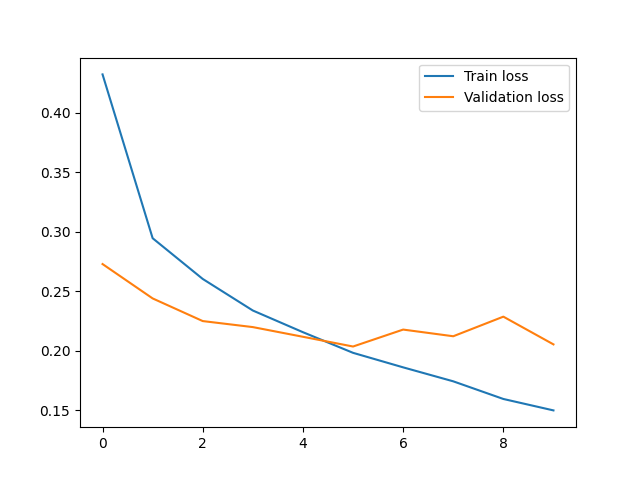

Generate this figure with Python:
import sys
import torch
from torch.utils.data import DataLoader
from torch import nn
import torch.nn.functional as F
import matplotlib.pyplot as plt

import torchvision.datasets as datasets
from torchvision.transforms import ToTensor

device = torch.device("cpu")
if torch.cuda.is_available():
    device = torch.device("cuda")
elif torch.mps.is_available():
    device = torch.device("mps")
print("Running on device:", device)

mnist_train = datasets.FashionMNIST(root='./data', download=True, train=True, transform=ToTensor())
mnist_test = datasets.FashionMNIST(root='./data', download=True, train=False, transform=ToTensor())

train_dataloader = DataLoader(mnist_train, batch_size=32, shuffle=True)
test_dataloader = DataLoader(mnist_test, batch_size=32, shuffle=True)

model = nn.Sequential(
    nn.Sequential(
        nn.Conv2d(1, 32, kernel_size=(3, 3), padding=1, padding_mode="reflect"),
        nn.MaxPool2d(kernel_size=2),
        nn.BatchNorm2d(32),
        nn.ReLU(),
        nn.Dropout(0.1)
    ),
    nn.Sequential(
        nn.Conv2d(32, 64, kernel_size=(3, 3), padding=1, padding_mode="reflect"),
        nn.MaxPool2d(kernel_size=2),
        nn.BatchNorm2d(64),
        nn.ReLU(),
        nn.Dropout(0.1)
    ),
    nn.Flatten(),
    nn.Sequential(
        nn.Linear(64 * 7 * 7, 1000),
        nn.BatchNorm1d(1000),
        nn.ReLU(),
        nn.Dropout(0.3),
        nn.Linear(1000, 100),
        nn.BatchNorm1d(100),
        nn.ReLU(),
        nn.Dropout(0.5),
        nn.Linear(100, 10)
    )
).to(device)
print(model)

loss_fn = torch.nn.CrossEntropyLoss()
optimizer = torch.optim.Adam(model.parameters(), lr=0.001)

train_losses = []
val_losses = []
for i in range(0, 10):
    model.train()
    
    loss_sum = 0
    for X, y in train_dataloader:
        y = F.one_hot(y, num_classes=10).type(torch.float32).to(device)
        X = X.to(device)

        optimizer.zero_grad()
        outputs = model(X)
        loss = loss_fn(outputs, y)
        loss.backward()
        optimizer.step()

        loss_sum+=loss.item()
    train_losses.append(loss_sum / len(train_dataloader))

    val_loss_sum = 0
    model.eval()
    with torch.no_grad():
        loss_sum = 0
        for X, y in test_dataloader:
            y = F.one_hot(y, num_classes=10).type(torch.float32).to(device)
            X = X.to(device)

            outputs = model(X)
            loss = loss_fn(outputs, y)

            loss_sum+=loss.item()
        val_losses.append(loss_sum / len(test_dataloader))
    torch.save(model.state_dict(), 'model_' + str(i) + '.pth')

plt.plot(train_losses, label="Train loss")
plt.plot(val_losses, label="Validation loss")
plt.legend()
plt.savefig('final.png')

model.eval()
with torch.no_grad():
    accurate = 0
    total = 0
    for X, y in test_dataloader:
        X = X.to(device)
        y = y.to(device)
        outputs = nn.functional.softmax(model(X), dim=1) 
        correct_pred = (y == outputs.max(dim=1).indices)
        total+=correct_pred.size(0)
        accurate+=correct_pred.type(torch.int).sum().item()
    print("Accuracy on validation data:", accurate / total)